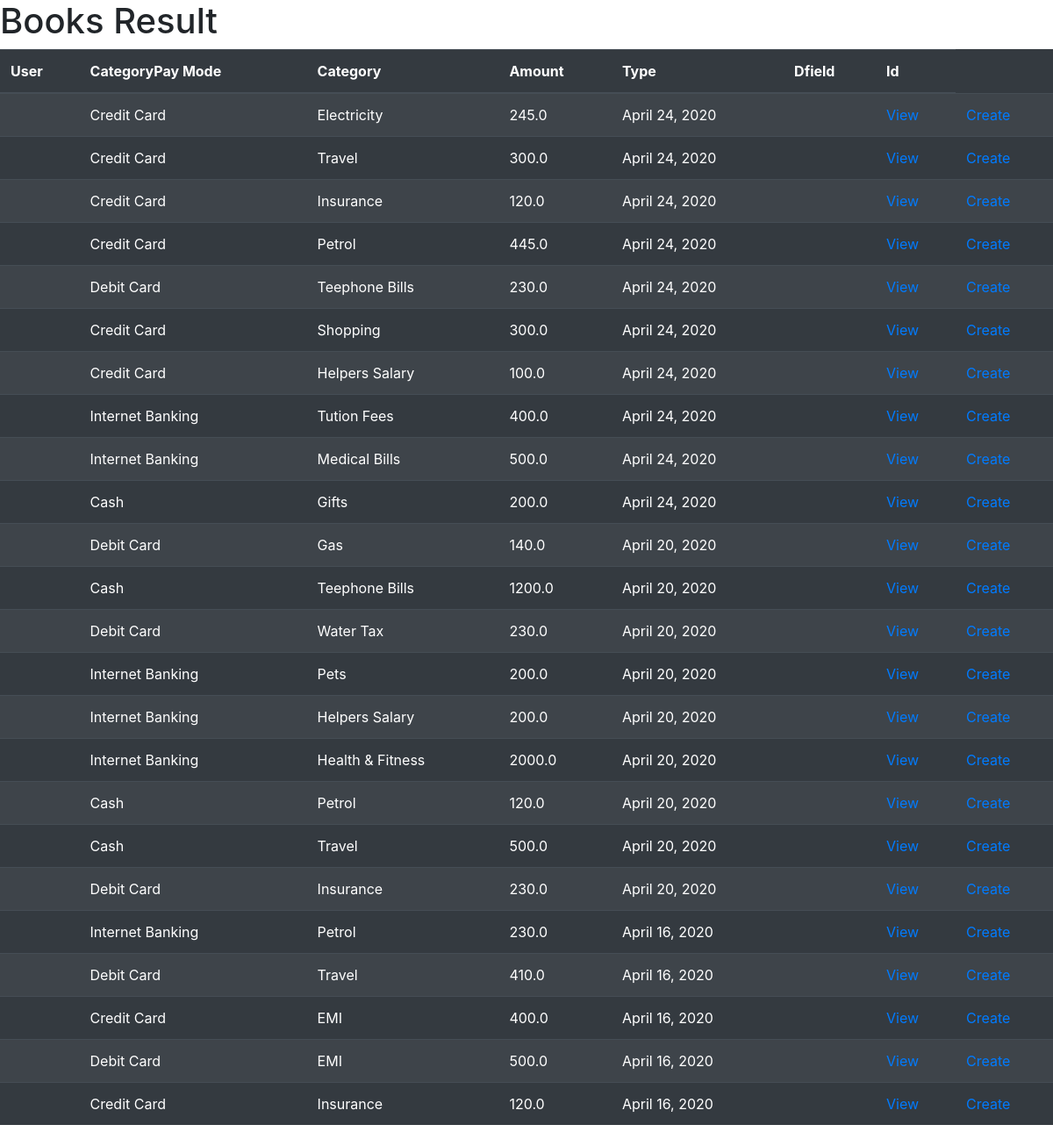
The page /Entryv on the database its author committed.
### Registration/models.py (models this page shows, shortened)
class Entry(models.Model):
    username=models.ForeignKey(udtl,on_delete=models.CASCADE)
    paymode=models.ForeignKey(Account,on_delete=models.CASCADE)
    category=models.ForeignKey(Essential,on_delete=models.CASCADE)
    amount=models.FloatField()
    dfield = models.DateField()

class Account(models.Model):
    paymode=models.CharField(max_length=250)
    user=models.CharField(max_length=250,)
    def __str__(self):
        return self.paymode

class Essential(models.Model):
    category=models.CharField(max_length=250,unique=True)
    def __str__(self):
        return self.category

### Registration/views.py (the view)
# urls.py: path('Entryv', views.Entryv.as_view(),name="Entry_v"),
class Entryv(TemplateView):
    model_name=Entry
    template_name = "Registration/entryv.html"
    def get_queryset(self):
        return self.model_name.objects.all()
    def get(self, request, *args, **kwargs):
        context={}
        context["entry"]=self.get_queryset()
        return render(request,self.template_name,context)

### templates/Registration/entryv.html (shortened to what this page needs)
<!DOCTYPE html>
<html lang="en">
<head>
</head>
<link rel="stylesheet" href="https://stackpath.bootstrapcdn.com/bootstrap/4.4.1/css/bootstrap.min.css">
<body>
<h1>Books Result</h1>
<table class="table table-striped table-dark">
    <thead>
    <tr>
      <th scope="col">User</th>
      <th scope="col">CategoryPay Mode</th>
      <th scope="col">Category</th>
      <th scope="col">Amount</th>
      <th scope="col">Type</th>
        <th scope="col">Dfield</th>
        <th scope="col">Id</th>
    </tr>
  </thead>
  <tbody>
  {% for e in entry %}
    <tr>
      <td></td>
      <td>{{e.paymode}}</td>
      <td>{{e.category}}</td>
      <td>{{e.amount}}</td>
        <td>{{e.dfield}}</td>
             <td></td>
    <td><a href="{%url 'Entry_v'%}">View</a></td>
        <td><a href="{%url 'Entry_cr'%}">Create</a></td>
    </tr>
  {% endfor %}
  </tbody>
</table>
</body>
</html></title>
</head>
<body>
</body>
</html>

### rows shown on the page
Entry: paymode "Credit Card", category "Electricity", amount "245.0", dfield "April 24, 2020"
Entry: paymode "Credit Card", category "Travel", amount "300.0", dfield "April 24, 2020"
Entry: paymode "Credit Card", category "Insurance", amount "120.0", dfield "April 24, 2020"
Entry: paymode "Credit Card", category "Petrol", amount "445.0", dfield "April 24, 2020"
Entry: paymode "Debit Card", category "Teephone Bills", amount "230.0", dfield "April 24, 2020"
Entry: paymode "Credit Card", category "Shopping", amount "300.0", dfield "April 24, 2020"
Entry: paymode "Credit Card", category "Helpers Salary", amount "100.0", dfield "April 24, 2020"
Entry: paymode "Internet Banking", category "Tution Fees", amount "400.0", dfield "April 24, 2020"
Entry: paymode "Internet Banking", category "Medical Bills", amount "500.0", dfield "April 24, 2020"
Entry: paymode "Cash", category "Gifts", amount "200.0", dfield "April 24, 2020"
Entry: paymode "Debit Card", category "Gas", amount "140.0", dfield "April 20, 2020"
Entry: paymode "Cash", category "Teephone Bills", amount "1200.0", dfield "April 20, 2020"
Entry: paymode "Debit Card", category "Water Tax", amount "230.0", dfield "April 20, 2020"
Entry: paymode "Internet Banking", category "Pets", amount "200.0", dfield "April 20, 2020"
Entry: paymode "Internet Banking", category "Helpers Salary", amount "200.0", dfield "April 20, 2020"
Entry: paymode "Internet Banking", category "Health & Fitness", amount "2000.0", dfield "April 20, 2020"
Entry: paymode "Cash", category "Petrol", amount "120.0", dfield "April 20, 2020"
Entry: paymode "Cash", category "Travel", amount "500.0", dfield "April 20, 2020"
Entry: paymode "Debit Card", category "Insurance", amount "230.0", dfield "April 20, 2020"
Entry: paymode "Internet Banking", category "Petrol", amount "230.0", dfield "April 16, 2020"
Entry: paymode "Debit Card", category "Travel", amount "410.0", dfield "April 16, 2020"
Entry: paymode "Credit Card", category "EMI", amount "400.0", dfield "April 16, 2020"
Entry: paymode "Debit Card", category "EMI", amount "500.0", dfield "April 16, 2020"
Entry: paymode "Credit Card", category "Insurance", amount "120.0", dfield "April 16, 2020"
